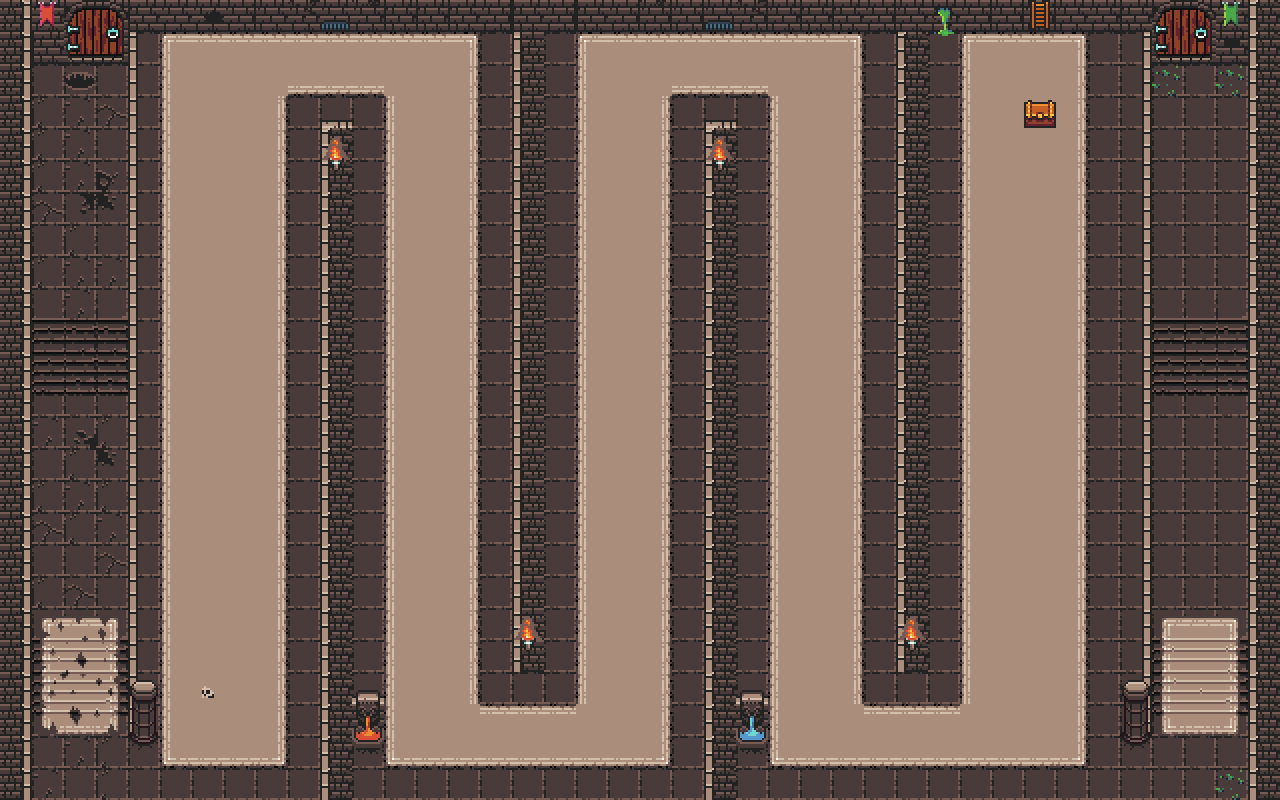

A 2D game scene composited from a Tiled map and its tileset images. What follows is a short description and the map's XML, with each tile layer's data collapsed to a summary:
An orthogonal 40x25 tile map with 32x32 px tiles, 4 tile layers (floor, walls, decor, shadows) and 1 object.

<map version="1.10" tiledversion="1.11.0" orientation="orthogonal" renderorder="right-down" width="40" height="25" tilewidth="32" tileheight="32" infinite="0" nextlayerid="8" nextobjectid="15">
 <tileset firstgid="1" source="dungeontileset-extended2.tsx" />
 <layer id="1" name="floor" width="40" height="25">
  <data>[1000 cells, 1000 non-empty, 52 distinct tile ids]</data>
 </layer>
 <layer id="4" name="walls" width="40" height="25">
  <data>[1000 cells, 222 non-empty, 12 distinct tile ids]</data>
 </layer>
 <layer id="5" name="decor" width="40" height="25">
  <data>[1000 cells, 38 non-empty, 22 distinct tile ids]</data>
 </layer>
 <layer id="7" name="shadows" width="40" height="25">
  <data>[1000 cells, 4 non-empty, 1 distinct tile ids]</data>
 </layer>
 <objectgroup id="6" name="objects">
  <object id="1" gid="152" x="32" y="128" width="32" height="32">
   <properties>
    <property name="character" type="class" propertytype="character">
     <properties>
      <property name="speed" type="float" value="100" />
     </properties>
    </property>
    <property name="player" type="class" propertytype="player" />
   </properties>
  </object>
 </objectgroup>
</map>
